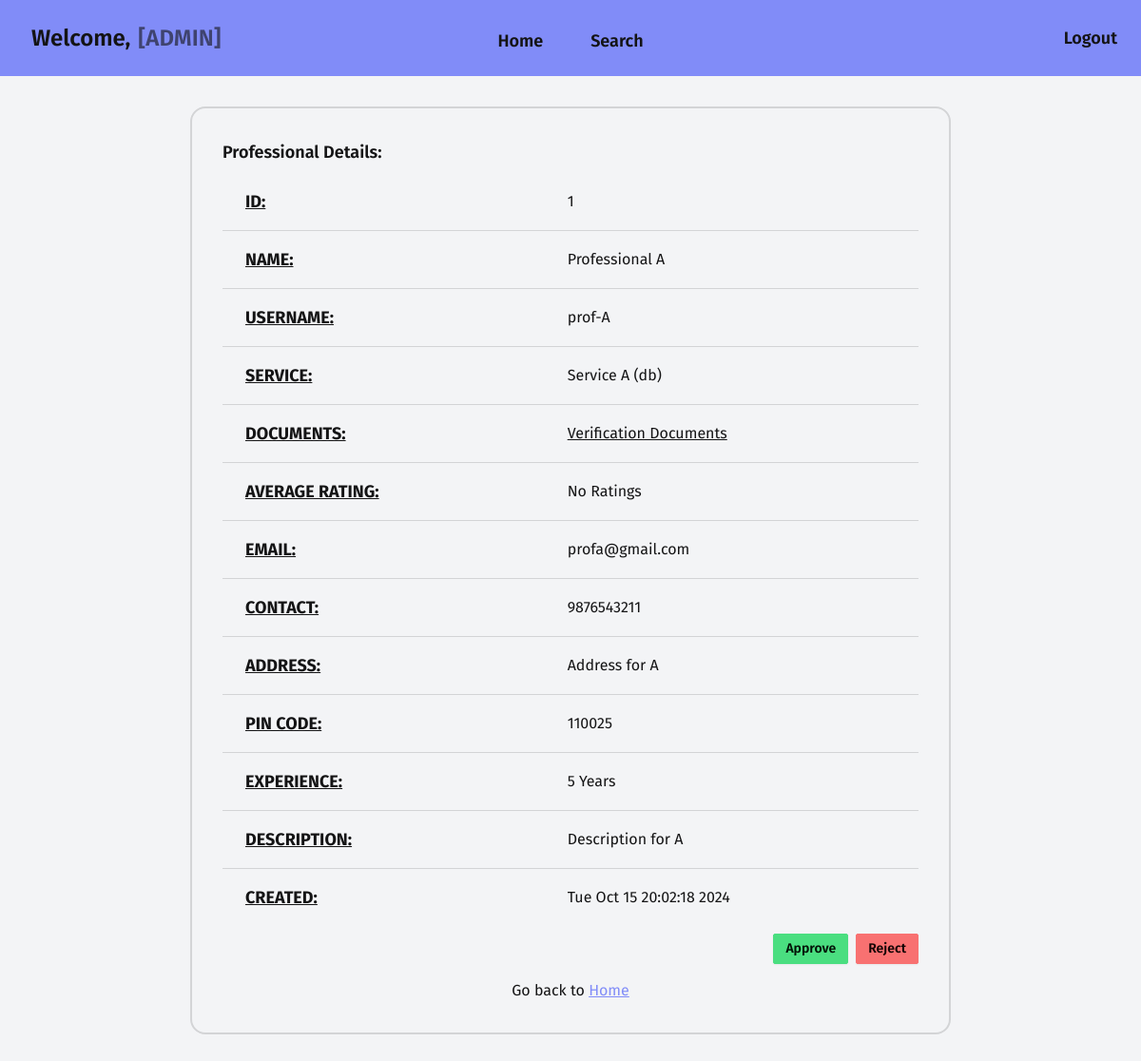
Page /admin/professional/details/1 on the committed database.
### models.py (models this page shows, shortened)
class Professional(db.Model):
    __tablename__ = 'professional'
    id: Mapped[int] = mapped_column(
        Integer, primary_key=True, autoincrement="auto")
    user_id: Mapped[int] = mapped_column(ForeignKey("user.id"))
    user: Mapped["User"] = relationship(cascade="all,delete")
    contact: Mapped[str] = mapped_column(String(10), unique=True)
    address: Mapped[str] = mapped_column(Text)
    pincode: Mapped[str] = mapped_column(String(6))
    experience: Mapped[int] = mapped_column(Integer)
    description: Mapped[str] = mapped_column(Text)
    approval: Mapped[Optional[str]] = mapped_column(String, default="PENDING")
    service_id: Mapped[int] = mapped_column(ForeignKey("service.id"))
    service: Mapped["Service"] = relationship(back_populates="professionals")
    created: Mapped[Optional[datetime]] = mapped_column(
        DateTime, server_default=func.now())
    updated: Mapped[Optional[datetime]] = mapped_column(
        DateTime, default=func.now(), onupdate=func.now())
    def get_avg_rating(self):
        sql = select(func.avg(ServiceRequest.rating), func.count()).where(
            ServiceRequest.service_id == self.service_id,
            ServiceRequest.professional_id == self.id,
            ServiceRequest.status == "CLOSED"
        ).group_by(ServiceRequest.service_id)
        result = db.session.execute(sql).first()
        if not result:
            return "No Ratings"
        avg, count = result
        return f"{round(avg, 2)} ({count} ratings)"
    def get_docs_file(self):
        docspath = f"PROF_DOCS/PROF_DOCS_{self.id}.pdf"
        return url_for("static", filename=docspath)

class User(db.Model, UserMixin):
    __tablename__ = 'user'
    id: Mapped[int] = mapped_column(
        Integer, primary_key=True, autoincrement="auto")
    fullname: Mapped[str] = mapped_column(String(200))
    username: Mapped[str] = mapped_column(String(30), unique=True)
    email: Mapped[str] = mapped_column(String(200), unique=True)
    password: Mapped[str] = mapped_column(String(40))
    role: Mapped[str] = mapped_column(String(200))

class Service(db.Model):
    __tablename__ = 'service'
    id: Mapped[int] = mapped_column(
        Integer, primary_key=True, autoincrement="auto")
    name: Mapped[str] = mapped_column(String(200))
    price: Mapped[int] = mapped_column(Integer)
    timereq: Mapped[Optional[int]] = mapped_column(Integer)  # in hours
    description: Mapped[str] = mapped_column(Text)
    professionals: Mapped[List["Professional"]
                          ] = relationship(back_populates="service")
    created: Mapped[Optional[datetime]] = mapped_column(
        DateTime, server_default=func.now())
    updated: Mapped[Optional[datetime]] = mapped_column(
        DateTime, default=func.now(), onupdate=func.now())

### views.py (the view)
@app.route("/admin/professional/details/<prof_id>")
def prof_details(prof_id):
    prof = get_with_id(Professional, prof_id)
    if not prof:
        return redirect(url_for('not_found'))
    return render_template("admin/professional/details.html", prof=prof)

### models.py (called while the page is built)
def get_with_id(model, pkid):
    sql = select(model).where(model.id == pkid)
    result = db.session.scalars(sql).first()
    return result

### templates/admin/professional/details.html (shortened to what this page needs)
{% extends "base/admin/loggedin.html" %}
{% block content %}
<section class="w-2/3 card card-bordered border-2">
  <div class="card-body">
    {% if prof %}
    <h2 class="card-title text-lg">Professional Details:</h2>
    <table class="table table-lg">
      <tbody>
        <tr>
          <td class="text-lg font-bold underline">ID:</td>
          <td>{{ prof.id }}</td>
        </tr>
        <tr>
          <td class="text-lg font-bold underline">NAME:</td>
          <td>{{ prof.user.fullname }}</td>
        </tr>
        <tr>
          <td class="text-lg font-bold underline">USERNAME:</td>
          <td>{{ prof.user.username }}</td>
        </tr>
        <tr>
          <td class="text-lg font-bold underline">SERVICE:</td>
          <td>{{ prof.service.name }}</td>
        </tr>
        <tr>
          <td class="text-lg font-bold underline">DOCUMENTS:</td>
          <td>
            <a href="{{ prof.get_docs_file() }}" class="link" download>Verification Documents</a>
          </td>
        </tr>
        <tr>
          <td class="text-lg font-bold underline">AVERAGE RATING:</td>
          <td>{{ prof.get_avg_rating() }}</td>
        </tr>
        <tr>
          <td class="text-lg font-bold underline">EMAIL:</td>
          <td>{{ prof.user.email }}</td>
        </tr>
        <tr>
          <td class="text-lg font-bold underline">CONTACT:</td>
          <td>{{ prof.contact }}</td>
        </tr>
        <tr>
          <td class="text-lg font-bold underline">ADDRESS:</td>
          <td>{{ prof.address }}</td>
        </tr>
        <tr>
          <td class="text-lg font-bold underline">PIN CODE:</td>
          <td>{{ prof.pincode }}</td>
        </tr>
        <tr>
          <td class="text-lg font-bold underline">EXPERIENCE:</td>
          <td>{{ prof.experience }} Years</td>
        </tr>
        <tr>
          <td class="text-lg font-bold underline">DESCRIPTION:</td>
          <td>{{ prof.description }}</td>
        </tr>
        <tr>
          <td class="text-lg font-bold underline">CREATED:</td>
          <td>{{ prof.created.ctime() }}</td>
        </tr>
      </tbody>
    </table>
    <div class="flex items-center justify-end gap-2">
      <a href="{{ url_for('prof_approve', prof_id=prof.id) }}">
        <button class="btn btn-sm btn-success">Approve</button>
      </a>
      <a href="{{ url_for('prof_reject', prof_id=prof.id) }}">
        <button class="btn btn-sm btn-error">Reject</button>
      </a>
    </div>
    {% else %}
    <p class="text-center text-lg font-bold">Requested professional not found</p>
    {% endif %}
    <p class="text-center pt-2">
      Go back to <a href="{{ url_for('admin_home') }}" class="link link-primary">Home</a>
    </p>
  </div>
</section>
{% endblock %}

### rows in the picture
Professional: id "1", contact "9876543211", address "Address for A", pincode "110025", experience "5", description "Description for A", created.ctime "Tue Oct 15 20:02:18 2024"
User: user.fullname "Professional A", user.username "prof-A", user.email "profa@gmail.com"
Service: service.name "Service A (db)"

### other values in the picture
{{ prof.get_avg_rating() }} "No Ratings"
